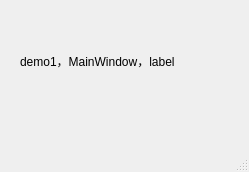
<?xml version="1.0" encoding="UTF-8"?>
<ui version="4.0">
 <class>MainWindow</class>
 <widget class="QMainWindow" name="MainWindow">
  <property name="geometry">
   <rect>
    <x>0</x>
    <y>0</y>
    <width>249</width>
    <height>172</height>
   </rect>
  </property>
  <property name="windowTitle">
   <string>MainWindow</string>
  </property>
  <widget class="QWidget" name="centralwidget">
   <widget class="QLabel" name="label">
    <property name="geometry">
     <rect>
      <x>20</x>
      <y>10</y>
      <width>181</width>
      <height>101</height>
     </rect>
    </property>
    <property name="text">
     <string>demo1，MainWindow，label</string>
    </property>
   </widget>
  </widget>
  <widget class="QMenuBar" name="menubar">
   <property name="geometry">
    <rect>
     <x>0</x>
     <y>0</y>
     <width>249</width>
     <height>23</height>
    </rect>
   </property>
  </widget>
  <widget class="QStatusBar" name="statusbar"/>
 </widget>
 <resources/>
 <connections/>
</ui>
